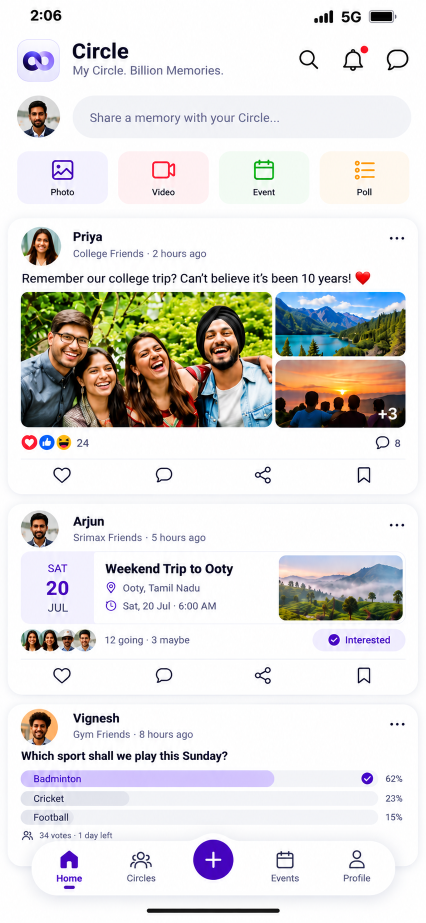
#> input picture mobile/design_reference/home_feed.png, 852 x 1846 px (shown at 1/2 size)
$ python compare_screenshots.py
#> lines starting #> are read from the running program, lines starting #| are printed output that depends on the picture; after the words box and inside, x2 and y2 are one past the last pixel; in counts of white or black regions, pixels touching at a corner belong together
"""
Screenshot comparison for Circle Home Feed design verification.

Usage:
  python scripts/compare_screenshots.py

Requires: pip install Pillow

Inputs:
  design_reference/home_feed.png         (approved reference)
  design_reference/output/home_feed_actual.png  (rendered Flutter output)

Outputs:
  design_reference/output/home_feed_overlay.png
  design_reference/output/home_feed_difference.png
  design_reference/output/home_feed_side_by_side.png
  design_reference/output/home_feed_report.md
"""

import os
import argparse
import sys
from pathlib import Path

try:
    from PIL import Image, ImageDraw, ImageFont, ImageChops
except ImportError:
    print("Pillow is required: pip install Pillow")
    sys.exit(1)


def load_images(ref_path: str, actual_path: str):
    if not os.path.exists(ref_path):
        print(f"Reference not found: {ref_path}")
        sys.exit(1)
    if not os.path.exists(actual_path):
        print(f"Actual not found: {actual_path}")
        print("Run: flutter test test/home_feed_golden_test.dart --update-goldens")
        sys.exit(1)
    return Image.open(ref_path).convert("RGB"), Image.open(actual_path).convert("RGB")


def resize_to_match(ref: Image.Image, actual: Image.Image):
    """Resize actual to match reference dimensions for comparison."""
    if ref.size != actual.size:
        actual = actual.resize(ref.size, Image.LANCZOS)
    return ref, actual


def make_difference(ref: Image.Image, actual: Image.Image, amplify: int = 10):
    """Pixel difference, amplified for visibility."""
    diff = ImageChops.difference(ref, actual)
    # Amplify differences for visibility.
    return diff.point(lambda p: min(255, p * amplify))


def make_overlay(ref: Image.Image, actual: Image.Image, alpha: float = 0.5):
    """Blend reference and actual at 50% opacity."""
    return Image.blend(ref, actual, alpha)


def make_side_by_side(ref: Image.Image, actual: Image.Image):
    """Place reference and actual side by side with labels."""
    gap = 20
    w = ref.width + actual.width + gap
    h = max(ref.height, actual.height) + 40
    canvas = Image.new("RGB", (w, h), (255, 255, 255))
    canvas.paste(ref, (0, 40))
    canvas.paste(actual, (ref.width + gap, 40))
    draw = ImageDraw.Draw(canvas)
    try:
        font = ImageFont.truetype("arial.ttf", 16)
    except OSError:
        font = ImageFont.load_default()
    draw.text((ref.width // 2 - 30, 10), "Reference", fill=(0, 0, 0), font=font)
    draw.text(
        (ref.width + gap + actual.width // 2 - 20, 10),
        "Actual",
        fill=(0, 0, 0),
        font=font,
    )
    return canvas


def compute_metrics(ref: Image.Image, actual: Image.Image):
    """Compute per-pixel difference metrics."""
    import numpy as np

    ref_arr = np.array(ref, dtype=float)
    act_arr = np.array(actual, dtype=float)
    diff = np.abs(ref_arr - act_arr)

    mean_diff = diff.mean()
    max_diff = diff.max()
    # Percentage of pixels with >10 difference in any channel.
    mismatch_mask = diff.max(axis=2) > 10
    mismatch_pct = mismatch_mask.mean() * 100

    return {
        "mean_pixel_diff": round(mean_diff, 2),
        "max_pixel_diff": int(max_diff),
        "mismatch_pct": round(mismatch_pct, 2),
        "ref_size": ref.size,
        "actual_size": actual.size,
    }


def write_report(metrics: dict, output_path: str):
    """Write a markdown comparison report."""
    report = f"""# Home Feed Visual Comparison Report

## Image Dimensions
- Reference: {metrics['ref_size'][0]}x{metrics['ref_size'][1]}
- Compared raster: {metrics['actual_size'][0]}x{metrics['actual_size'][1]} (actual scaled to the reference)

## Pixel Metrics
- Mean pixel difference: {metrics['mean_pixel_diff']} / 255
- Max pixel difference: {metrics['max_pixel_diff']} / 255
- Pixels with >10 difference: {metrics['mismatch_pct']}%

## Visual Artifacts
- `home_feed_overlay.png` — 50% blend of reference and actual
- `home_feed_difference.png` — amplified pixel differences (bright = mismatch)
- `home_feed_side_by_side.png` — reference and actual side by side

## Interpretation
- These are raw screenshot differences, not a layout acceptance score.
- Different fictional content, photos, system chrome and emoji rendering confound whole-image metrics.
- Verify component geometry separately; baseline generation is not visual approval.

## Notes
- Photo content will always differ (test uses fictional scenes vs real photos)
- Font rendering varies by platform (Windows ClearType vs iOS)
- Status bar content (time, signal) will differ
- Focus comparison on **geometry**: card positions, spacing, alignment
"""
    with open(output_path, "w") as f:
        f.write(report)
    print(f"Report: {output_path}")


def main():
    base = Path(__file__).parent.parent / "design_reference"
    parser = argparse.ArgumentParser(description="Compare a real Flutter render with a reference image")
    parser.add_argument('--reference', default=str(base / 'home_feed.png'))
    parser.add_argument('--actual', default=str(base / 'output' / 'home_feed_actual.png'))
    parser.add_argument('--output-dir', default=str(base / 'output'))
    args = parser.parse_args()
    ref_path, actual_path = args.reference, args.actual
    out_dir = Path(args.output_dir)
    out_dir.mkdir(exist_ok=True)

    print("Loading images...")
    ref, actual = load_images(ref_path, actual_path)
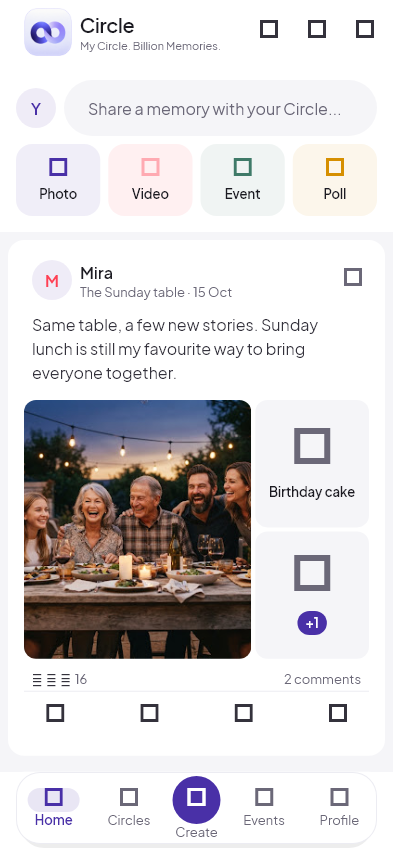
#> input picture mobile/design_reference/output/home_feed_actual.png, 393 x 852 px
#> ref is the input picture: PIL image 852x1846 RGB; mean R, G, B 223.7, 222, 220

    print(f"Reference: {ref.size}, Actual: {actual.size}")
#| Reference: (852, 1846), Actual: (393, 852)
    ref, actual = resize_to_match(ref, actual)
#> in resize_to_match, `actual = actual.resize(ref.size, Image.LANCZOS)`:
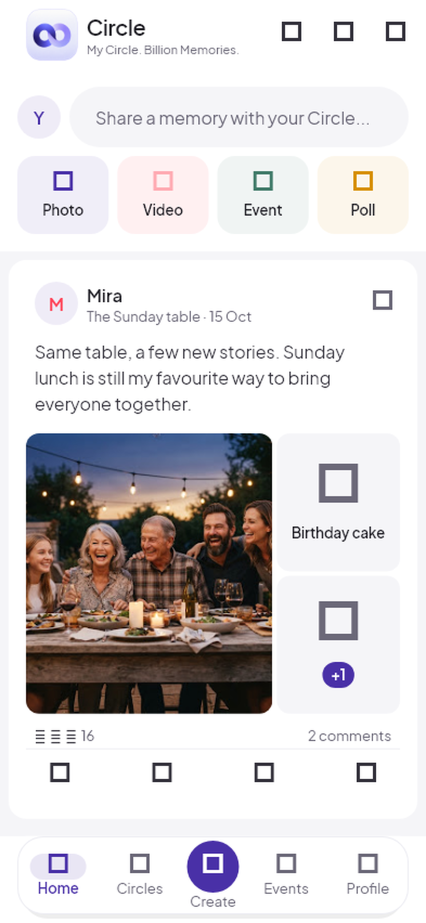
#> actual: PIL image 852x1846 RGB (shown at 1/2 size); mean R, G, B 216.5, 213.1, 214.3

    print("Generating overlay...")
    overlay = make_overlay(ref, actual)
#> in make_overlay, `return Image.blend(ref, actual, alpha)`:
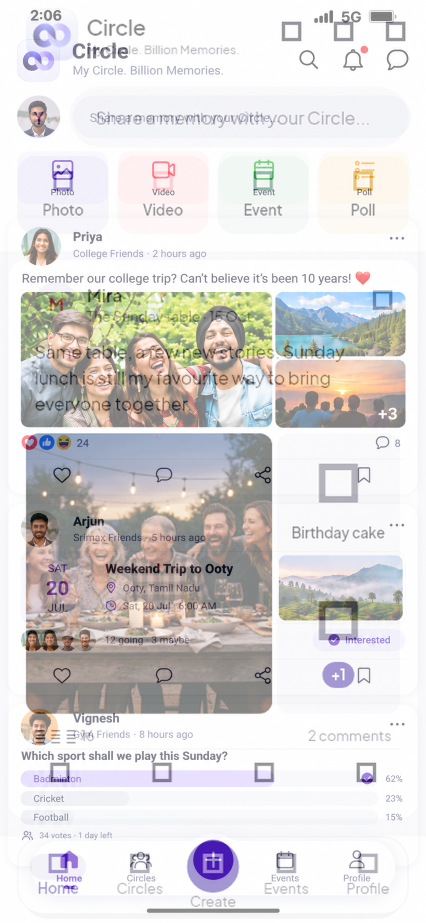
#> returned value: PIL image 852x1846 RGB (shown at 1/2 size); mean R, G, B 219.8, 217.3, 216.9
    overlay.save(str(out_dir / "home_feed_overlay.png"))

    print("Generating difference map...")
    diff = make_difference(ref, actual)
#> in make_difference, `diff = ImageChops.difference(ref, actual)`:
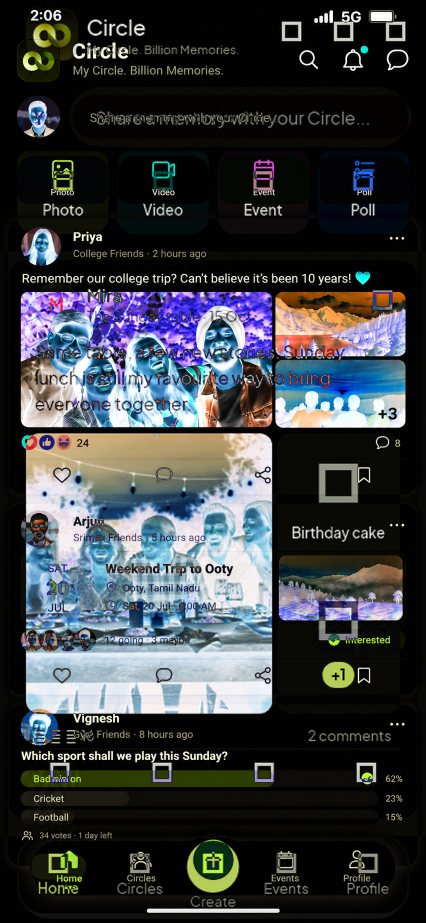
#> diff: PIL image 852x1846 RGB (shown at 1/2 size); mean R, G, B 58.5, 62.1, 65.3
#> in make_difference, `return diff.point(lambda p: min(255, p * amplify))`:
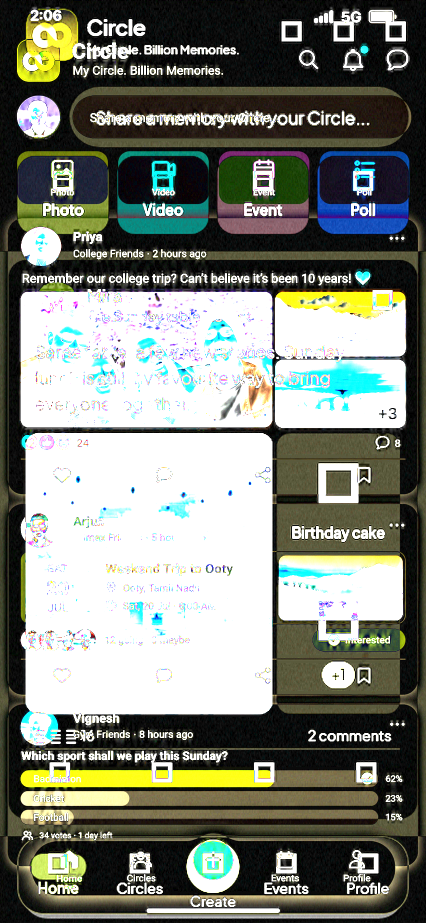
#> returned value: PIL image 852x1846 RGB (shown at 1/2 size); mean R, G, B 126.1, 130.6, 120.4
    diff.save(str(out_dir / "home_feed_difference.png"))

    print("Generating side-by-side...")
    sbs = make_side_by_side(ref, actual)
#> in make_side_by_side, `canvas = Image.new("RGB", (w, h), (255, 255, 255))`: canvas: PIL image 1724x1886 RGB; every value is 255
#> in make_side_by_side, `canvas.paste(actual, (ref.width + gap, 40))`:
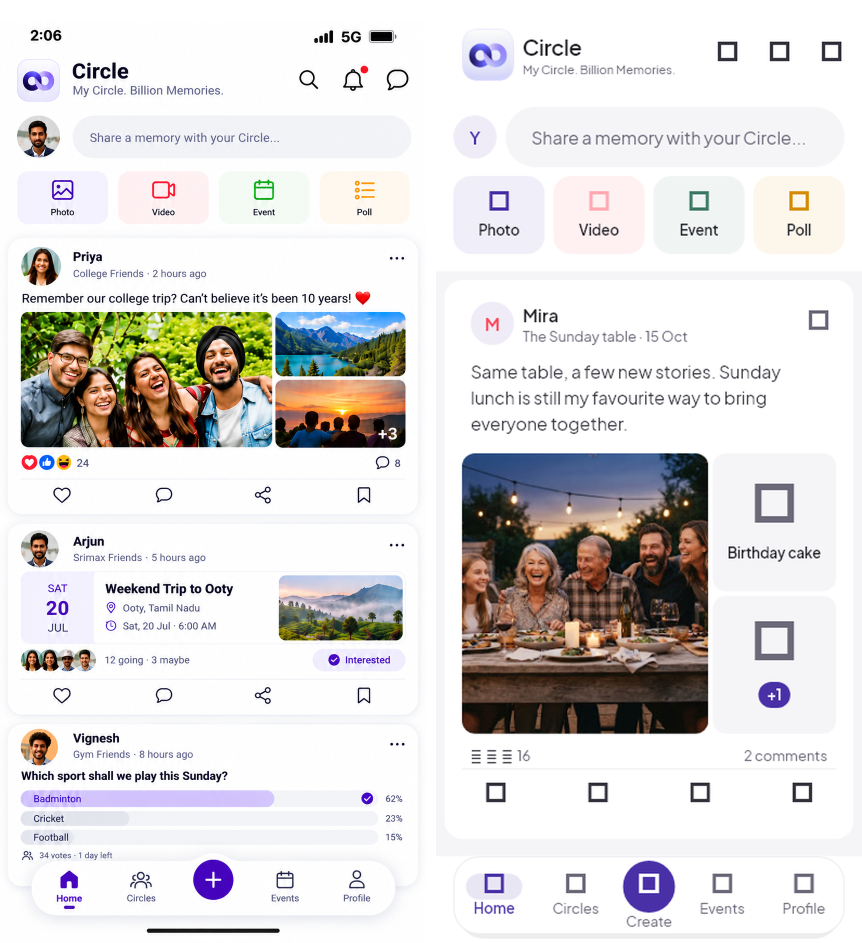
#> canvas: PIL image 1724x1886 RGB (shown at 1/2 size); mean R, G, B 221.2, 218.8, 218.4
    sbs.save(str(out_dir / "home_feed_side_by_side.png"))

    print("Computing metrics...")
    try:
        metrics = compute_metrics(ref, actual)
#> in compute_metrics, `mean_diff = diff.mean()`: mean_diff = 61.98
#> in compute_metrics, `max_diff = diff.max()`: max_diff = 255
#> in compute_metrics, `mismatch_mask = diff.max(axis=2) > 10`:
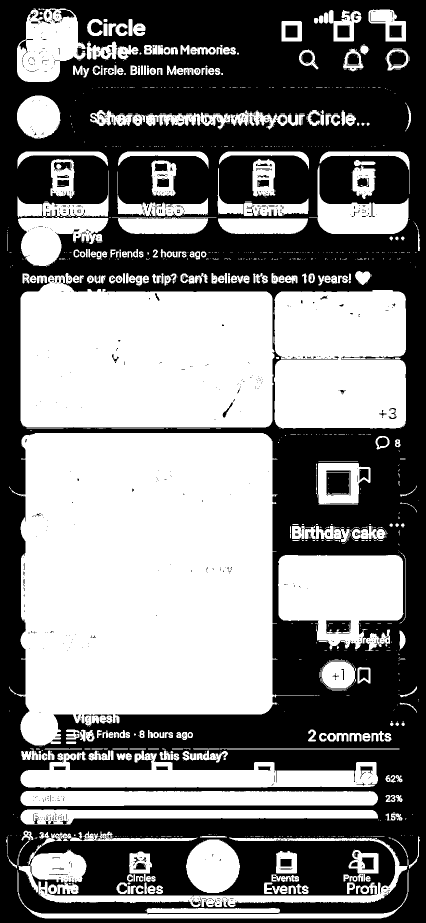
#> mismatch_mask: shape (1846, 852) bool (shown at 1/2 size); 49.6% white; 1140 white regions (841 under 20 px), largest, box (x1, y1, x2, y2) and area: (18, 866, 629, 1492) 284391, (41, 548, 549, 855) 137889, (548, 580, 812, 856) 69924
#> in compute_metrics, `mismatch_pct = mismatch_mask.mean() * 100`: mismatch_pct = 49.59
#> metrics = {'mean_pixel_diff': 61.98, 'max_pixel_diff': 255, 'mismatch_pct': 49.59, 'ref_size': (852, 1846), 'actual_size': (852, 1846)}
    except ImportError:
        print("numpy not available; skipping metrics. pip install numpy")
        metrics = {
            "mean_pixel_diff": "N/A",
            "max_pixel_diff": "N/A",
            "mismatch_pct": "N/A",
            "ref_size": ref.size,
            "actual_size": actual.size,
        }

    print("Writing report...")
    write_report(metrics, str(out_dir / "home_feed_report.md"))

    print("\nDone. Review outputs in design_reference/output/")


if __name__ == "__main__":
    main()
